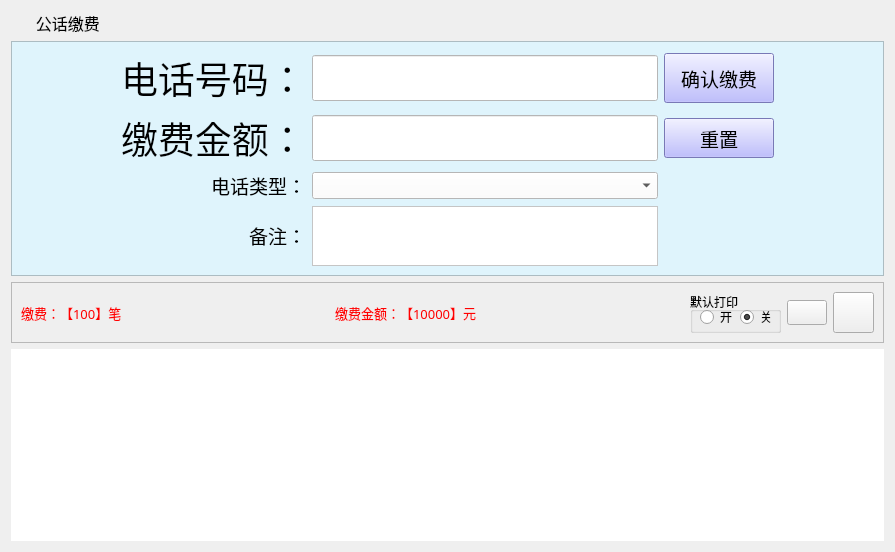
  <widget class="QWidget" name="tab_4">
   <attribute name="title">
    <string>公话缴费</string>
   </attribute>
   <layout class="QGridLayout" name="gridLayout_16">
    <item row="0" column="0">
     <widget class="QLabel" name="label_12">
      <property name="sizePolicy">
       <sizepolicy hsizetype="Preferred" vsizetype="Preferred">
        <horstretch>0</horstretch>
        <verstretch>0</verstretch>
       </sizepolicy>
      </property>
      <property name="font">
       <font>
        <family>微软雅黑</family>
        <pointsize>12</pointsize>
       </font>
      </property>
      <property name="styleSheet">
       <string notr="true">background-image: url(:/bg/images/mainframe/navigator.png);
background-repeat: no-repeat;</string>
      </property>
      <property name="text">
       <string>      公话缴费</string>
      </property>
     </widget>
    </item>
    <item row="1" column="0">
     <widget class="QFrame" name="frame_8">
      <property name="styleSheet">
       <string notr="true">background-color: rgb(223, 244, 252);</string>
      </property>
      <property name="frameShape">
       <enum>QFrame::StyledPanel</enum>
      </property>
      <property name="frameShadow">
       <enum>QFrame::Raised</enum>
      </property>
      <layout class="QGridLayout" name="gridLayout_7">
       <item row="0" column="0">
        <spacer name="horizontalSpacer_13">
         <property name="orientation">
          <enum>Qt::Horizontal</enum>
         </property>
         <property name="sizeHint" stdset="0">
          <size>
           <width>54</width>
           <height>20</height>
          </size>
         </property>
        </spacer>
       </item>
       <item row="0" column="1" rowspan="2">
        <widget class="QLabel" name="label_8">
         <property name="font">
          <font>
           <family>黑体</family>
           <pointsize>28</pointsize>
          </font>
         </property>
         <property name="text">
          <string>电话号码：</string>
         </property>
        </widget>
       </item>
       <item row="0" column="2" rowspan="2">
        <widget class="QLineEdit" name="txi_telAccount">
         <property name="sizePolicy">
          <sizepolicy hsizetype="Fixed" vsizetype="Fixed">
           <horstretch>0</horstretch>
           <verstretch>0</verstretch>
          </sizepolicy>
         </property>
         <property name="minimumSize">
          <size>
           <width>0</width>
           <height>46</height>
          </size>
         </property>
         <property name="maximumSize">
          <size>
           <width>16777215</width>
           <height>46</height>
          </size>
         </property>
         <property name="font">
          <font>
           <family>黑体</family>
           <pointsize>28</pointsize>
          </font>
         </property>
         <property name="styleSheet">
          <string notr="true">background-color: rgb(255, 255, 255);</string>
         </property>
         <property name="text">
          <string/>
         </property>
         <property name="maxLength">
          <number>20</number>
         </property>
        </widget>
       </item>
       <item row="0" column="3" rowspan="2">
        <widget class="QPushButton" name="btn_submit_tel">
         <property name="minimumSize">
          <size>
           <width>110</width>
           <height>40</height>
          </size>
         </property>
         <property name="maximumSize">
          <size>
           <width>110</width>
           <height>50</height>
          </size>
         </property>
         <property name="font">
          <font>
           <family>宋体</family>
           <pointsize>14</pointsize>
          </font>
         </property>
         <property name="styleSheet">
          <string notr="true">background-color: rgb(170, 170, 255);</string>
         </property>
         <property name="text">
          <string>确认缴费</string>
         </property>
        </widget>
       </item>
       <item row="1" column="4">
        <spacer name="horizontalSpacer_16">
         <property name="orientation">
          <enum>Qt::Horizontal</enum>
         </property>
         <property name="sizeHint" stdset="0">
          <size>
           <width>54</width>
           <height>20</height>
          </size>
         </property>
        </spacer>
       </item>
       <item row="2" column="0">
        <spacer name="horizontalSpacer_19">
         <property name="orientation">
          <enum>Qt::Horizontal</enum>
         </property>
         <property name="sizeHint" stdset="0">
          <size>
           <width>54</width>
           <height>20</height>
          </size>
         </property>
        </spacer>
       </item>
       <item row="2" column="1">
        <widget class="QLabel" name="label_9">
         <property name="font">
          <font>
           <family>黑体</family>
           <pointsize>28</pointsize>
          </font>
         </property>
         <property name="text">
          <string>缴费金额：</string>
         </property>
        </widget>
       </item>
       <item row="2" column="2">
        <widget class="QLineEdit" name="txi_money_tel">
         <property name="sizePolicy">
          <sizepolicy hsizetype="Fixed" vsizetype="Fixed">
           <horstretch>0</horstretch>
           <verstretch>0</verstretch>
          </sizepolicy>
         </property>
         <property name="minimumSize">
          <size>
           <width>0</width>
           <height>46</height>
          </size>
         </property>
         <property name="maximumSize">
          <size>
           <width>16777215</width>
           <height>46</height>
          </size>
         </property>
         <property name="font">
          <font>
           <family>黑体</family>
           <pointsize>28</pointsize>
          </font>
         </property>
         <property name="styleSheet">
          <string notr="true">background-color: rgb(255, 255, 255);</string>
         </property>
         <property name="text">
          <string/>
         </property>
         <property name="maxLength">
          <number>10</number>
         </property>
        </widget>
       </item>
       <item row="2" column="3">
        <widget class="QPushButton" name="btn_reset_tel">
         <property name="minimumSize">
          <size>
           <width>110</width>
           <height>40</height>
          </size>
         </property>
         <property name="maximumSize">
          <size>
           <width>110</width>
           <height>40</height>
          </size>
         </property>
         <property name="font">
          <font>
           <family>宋体</family>
           <pointsize>14</pointsize>
          </font>
         </property>
         <property name="styleSheet">
          <string notr="true">background-color: rgb(170, 170, 255);</string>
         </property>
         <property name="text">
          <string>重置</string>
         </property>
        </widget>
       </item>
       <item row="2" column="4">
        <spacer name="horizontalSpacer_20">
         <property name="orientation">
          <enum>Qt::Horizontal</enum>
         </property>
         <property name="sizeHint" stdset="0">
          <size>
           <width>54</width>
           <height>20</height>
          </size>
         </property>
        </spacer>
       </item>
       <item row="3" column="0">
        <spacer name="horizontalSpacer_21">
         <property name="orientation">
          <enum>Qt::Horizontal</enum>
         </property>
         <property name="sizeHint" stdset="0">
          <size>
           <width>54</width>
           <height>20</height>
          </size>
         </property>
        </spacer>
       </item>
       <item row="3" column="1">
        <widget class="QLabel" name="label_10">
         <property name="font">
          <font>
           <family>宋体</family>
           <pointsize>14</pointsize>
          </font>
         </property>
         <property name="text">
          <string>&lt;!DOCTYPE HTML PUBLIC &quot;-//W3C//DTD HTML 4.0//EN&quot; &quot;http://www.w3.org/TR/REC-html40/strict.dtd&quot;&gt;
&lt;html&gt;&lt;head&gt;&lt;meta name=&quot;qrichtext&quot; content=&quot;1&quot; /&gt;&lt;style type=&quot;text/css&quot;&gt;
p, li { white-space: pre-wrap; }
&lt;/style&gt;&lt;/head&gt;&lt;body style=&quot; font-family:'SimSun'; font-size:9pt; font-weight:400; font-style:normal;&quot;&gt;
&lt;p align=&quot;right&quot; style=&quot; margin-top:0px; margin-bottom:0px; margin-left:0px; margin-right:0px; -qt-block-indent:0; text-indent:0px;&quot;&gt;&lt;span style=&quot; font-family:'宋体'; font-size:14pt;&quot;&gt;电话类型：&lt;/span&gt;&lt;/p&gt;&lt;/body&gt;&lt;/html&gt;</string>
         </property>
        </widget>
       </item>
       <item row="3" column="2">
        <widget class="QComboBox" name="cbx_telType">
         <property name="minimumSize">
          <size>
           <width>0</width>
           <height>27</height>
          </size>
         </property>
         <property name="maximumSize">
          <size>
           <width>16777215</width>
           <height>27</height>
          </size>
         </property>
         <property name="styleSheet">
          <string notr="true">font: 12pt &quot;微软雅黑&quot;;
background-color: rgb(255, 255, 255);</string>
         </property>
        </widget>
       </item>
       <item row="3" column="4">
        <spacer name="horizontalSpacer_22">
         <property name="orientation">
          <enum>Qt::Horizontal</enum>
         </property>
         <property name="sizeHint" stdset="0">
          <size>
           <width>54</width>
           <height>20</height>
          </size>
         </property>
        </spacer>
       </item>
       <item row="4" column="0">
        <spacer name="horizontalSpacer_23">
         <property name="orientation">
          <enum>Qt::Horizontal</enum>
         </property>
         <property name="sizeHint" stdset="0">
          <size>
           <width>54</width>
           <height>20</height>
          </size>
         </property>
        </spacer>
       </item>
       <item row="4" column="1">
        <widget class="QLabel" name="label_11">
         <property name="font">
          <font>
           <family>宋体</family>
           <pointsize>14</pointsize>
          </font>
         </property>
         <property name="text">
          <string>&lt;!DOCTYPE HTML PUBLIC &quot;-//W3C//DTD HTML 4.0//EN&quot; &quot;http://www.w3.org/TR/REC-html40/strict.dtd&quot;&gt;
&lt;html&gt;&lt;head&gt;&lt;meta name=&quot;qrichtext&quot; content=&quot;1&quot; /&gt;&lt;style type=&quot;text/css&quot;&gt;
p, li { white-space: pre-wrap; }
&lt;/style&gt;&lt;/head&gt;&lt;body style=&quot; font-family:'SimSun'; font-size:9pt; font-weight:400; font-style:normal;&quot;&gt;
&lt;p align=&quot;right&quot; style=&quot; margin-top:0px; margin-bottom:0px; margin-left:0px; margin-right:0px; -qt-block-indent:0; text-indent:0px;&quot;&gt;&lt;span style=&quot; font-family:'宋体'; font-size:14pt;&quot;&gt;备注：&lt;/span&gt;&lt;/p&gt;&lt;/body&gt;&lt;/html&gt;</string>
         </property>
        </widget>
       </item>
       <item row="4" column="2">
        <widget class="QTextEdit" name="txi_content_tel">
         <property name="minimumSize">
          <size>
           <width>0</width>
           <height>60</height>
          </size>
         </property>
         <property name="maximumSize">
          <size>
           <width>16777215</width>
           <height>60</height>
          </size>
         </property>
         <property name="styleSheet">
          <string notr="true">background-color: rgb(255, 255, 255);</string>
         </property>
         <property name="readOnly">
          <bool>false</bool>
         </property>
         <property name="html">
          <string>&lt;!DOCTYPE HTML PUBLIC &quot;-//W3C//DTD HTML 4.0//EN&quot; &quot;http://www.w3.org/TR/REC-html40/strict.dtd&quot;&gt;
&lt;html&gt;&lt;head&gt;&lt;meta name=&quot;qrichtext&quot; content=&quot;1&quot; /&gt;&lt;style type=&quot;text/css&quot;&gt;
p, li { white-space: pre-wrap; }
&lt;/style&gt;&lt;/head&gt;&lt;body style=&quot; font-family:'SimSun'; font-size:9pt; font-weight:400; font-style:normal;&quot;&gt;
&lt;p style=&quot;-qt-paragraph-type:empty; margin-top:0px; margin-bottom:0px; margin-left:0px; margin-right:0px; -qt-block-indent:0; text-indent:0px;&quot;&gt;&lt;/p&gt;&lt;/body&gt;&lt;/html&gt;</string>
         </property>
         <property name="acceptRichText">
          <bool>false</bool>
         </property>
        </widget>
       </item>
       <item row="4" column="4">
        <spacer name="horizontalSpacer_25">
         <property name="orientation">
          <enum>Qt::Horizontal</enum>
         </property>
         <property name="sizeHint" stdset="0">
          <size>
           <width>54</width>
           <height>20</height>
          </size>
         </property>
        </spacer>
       </item>
      </layout>
     </widget>
    </item>
    <item row="2" column="0">
     <widget class="QFrame" name="frame_7">
      <property name="frameShape">
       <enum>QFrame::StyledPanel</enum>
      </property>
      <property name="frameShadow">
       <enum>QFrame::Raised</enum>
      </property>
      <layout class="QGridLayout" name="gridLayout_6">
       <item row="0" column="0">
        <widget class="QLabel" name="txt_rpt_count_tel">
         <property name="font">
          <font>
           <family>宋体</family>
           <pointsize>10</pointsize>
          </font>
         </property>
         <property name="styleSheet">
          <string notr="true">color: rgb(255, 0, 0);</string>
         </property>
         <property name="text">
          <string>缴费：【100】笔</string>
         </property>
        </widget>
       </item>
       <item row="0" column="1">
        <spacer name="horizontalSpacer_18">
         <property name="orientation">
          <enum>Qt::Horizontal</enum>
         </property>
         <property name="sizeHint" stdset="0">
          <size>
           <width>207</width>
           <height>20</height>
          </size>
         </property>
        </spacer>
       </item>
       <item row="0" column="2">
        <widget class="QLabel" name="txt_rpt_money_tel">
         <property name="font">
          <font>
           <family>宋体</family>
           <pointsize>10</pointsize>
          </font>
         </property>
         <property name="styleSheet">
          <string notr="true">color: rgb(255, 0, 0);</string>
         </property>
         <property name="text">
          <string>缴费金额：【10000】元</string>
         </property>
        </widget>
       </item>
       <item row="0" column="3">
        <spacer name="horizontalSpacer_15">
         <property name="orientation">
          <enum>Qt::Horizontal</enum>
         </property>
         <property name="sizeHint" stdset="0">
          <size>
           <width>207</width>
           <height>20</height>
          </size>
         </property>
        </spacer>
       </item>
       <item row="0" column="4">
        <widget class="QGroupBox" name="groupBox_tel">
         <property name="minimumSize">
          <size>
           <width>91</width>
           <height>41</height>
          </size>
         </property>
         <property name="title">
          <string>默认打印</string>
         </property>
         <widget class="QRadioButton" name="rdo_print_on_2">
          <property name="geometry">
           <rect>
            <x>10</x>
            <y>17</y>
            <width>41</width>
            <height>16</height>
           </rect>
          </property>
          <property name="text">
           <string>开</string>
          </property>
         </widget>
         <widget class="QRadioButton" name="rdo_print_off_2">
          <property name="geometry">
           <rect>
            <x>50</x>
            <y>17</y>
            <width>31</width>
            <height>16</height>
           </rect>
          </property>
          <property name="text">
           <string>关</string>
          </property>
          <property name="checked">
           <bool>true</bool>
          </property>
         </widget>
        </widget>
       </item>
       <item row="0" column="5">
        <widget class="QPushButton" name="btn_refresh_tel">
         <property name="minimumSize">
          <size>
           <width>40</width>
           <height>25</height>
          </size>
         </property>
         <property name="maximumSize">
          <size>
           <width>40</width>
           <height>25</height>
          </size>
         </property>
         <property name="styleSheet">
          <string notr="true">background-image: url(:/btn/images/mainframe/btn_sx.png);</string>
         </property>
         <property name="text">
          <string/>
         </property>
        </widget>
       </item>
       <item row="0" column="6">
        <widget class="QPushButton" name="btn_print_tel">
         <property name="sizePolicy">
          <sizepolicy hsizetype="Fixed" vsizetype="Fixed">
           <horstretch>0</horstretch>
           <verstretch>0</verstretch>
          </sizepolicy>
         </property>
         <property name="minimumSize">
          <size>
           <width>41</width>
           <height>41</height>
          </size>
         </property>
         <property name="maximumSize">
          <size>
           <width>41</width>
           <height>41</height>
          </size>
         </property>
         <property name="styleSheet">
          <string notr="true">background-image: url(:/btn/images/print.png);</string>
         </property>
         <property name="text">
          <string/>
         </property>
        </widget>
       </item>
      </layout>
     </widget>
    </item>
    <item row="3" column="0">
     <widget class="QTableWidget" name="tableWidget_tel">
      <property name="styleSheet">
       <string notr="true">color: rgb(0, 0, 0);</string>
      </property>
      <property name="frameShape">
       <enum>QFrame::NoFrame</enum>
      </property>
      <property name="gridStyle">
       <enum>Qt::SolidLine</enum>
      </property>
     </widget>
    </item>
   </layout>
  </widget>
